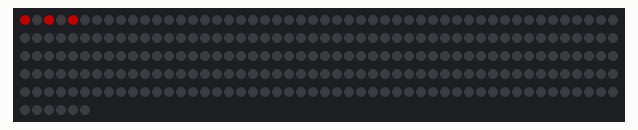
This sketch was run on a simulated Arduino Uno, built with avr-gcc and run on an emulated ATmega328P. Parts: 256 RGB LEDs in strip order, left to right, continuing on the next row. Dim RGB values are drawn brighter than linear.

Above: at 0.31 s.
At 7.77 s:
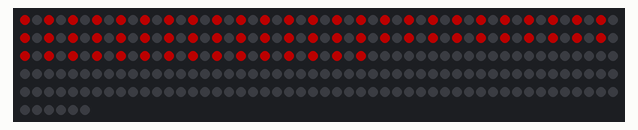
At 15.23 s:
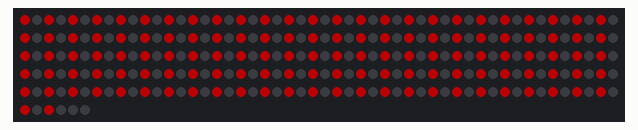

The sketch:

SeniorProjectStrandTest.ino
```cpp
//LED CHAIN TESTER!
#include <FastLED.h>

#define NUM_LEDS        256       //Number of LEDs in the chain
#define LED_PIN         5         //Pin the DATA line is connected to on Arduino
#define MAX_BRIGHTNESS  75        //Maximum possible brightness for the LEDs, max is 255
#define LED_TYPE        WS2812B   //The chipset that's inside the LEDs
#define COLOR_ORDER     GRB       //The order that the chips want the data in (Green, Red, Blue)

CRGB led_strand[NUM_LEDS];        //The container that holds the data for our LEDs

void setup()
{
  // put your setup code here, to run once:
  FastLED.addLeds<LED_TYPE, LED_PIN, COLOR_ORDER>(led_strand, NUM_LEDS); //.setCorrection(TypicalLEDStrip);
  FastLED.setBrightness(MAX_BRIGHTNESS);
}

void loop()
{
  int delayTime = 50;
  // put your main code here, to run repeatedly:
  //turn leds red
  for(int i = 0; i < NUM_LEDS; i++)
  {
    if(i % 2 == 0)
    led_strand[i] = CRGB::Red;

    FastLED.show();
    delay(delayTime);
  }

  for(int i = 0; i < NUM_LEDS; i++)
  {
    led_strand[i] = CRGB::Green;
    FastLED.show();
    delay(delayTime);
  }

  for(int i = 0; i < NUM_LEDS; i++)
  {
    led_strand[i] = CRGB::Blue;
    FastLED.show();
    delay(delayTime);
  }

  for(int i = 0; i < NUM_LEDS; i++)
  {
    led_strand[i] = CRGB::Purple;
    FastLED.show();
    delay(delayTime);
  }

  delay(1000);
  FastLED.clear();
  delay(1000);
}
```
